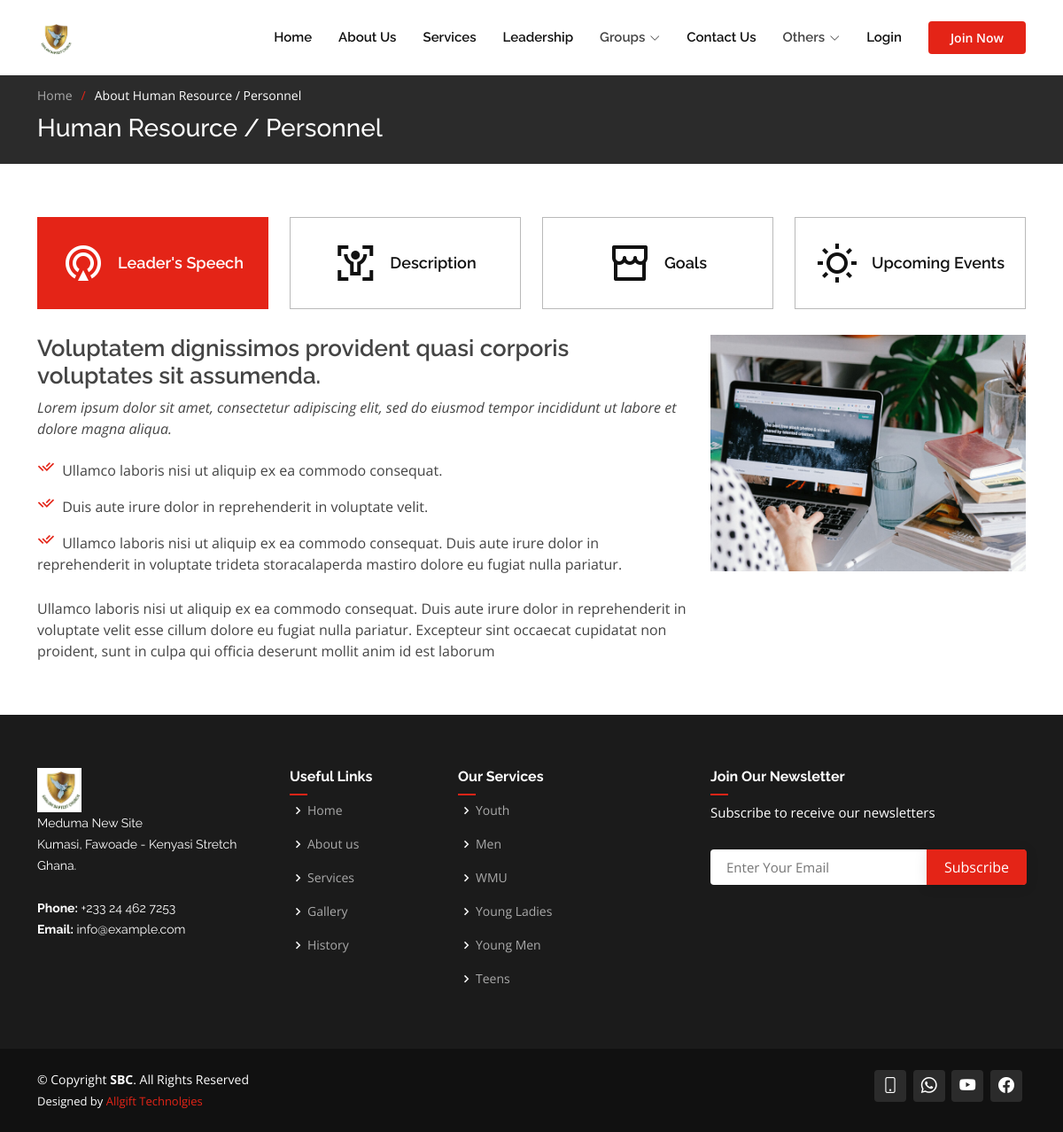
Screenshot of /min_details/1/ with the database file from the repository.
### core/models.py (models this page shows, shortened)
class Ministries(models.Model):
    name = models.CharField(max_length=255)
    goal = models.CharField(max_length=255, blank=True, null=True)
    description = models.TextField(blank=True, null=True)
    speech = models.TextField(blank=True, null=True)
    image = models.ImageField(default='group.png', upload_to='ministries')
    def get_absolute_url(self):
        return reverse('min_details', args=[str(self.id)])

class Auxiliaries(models.Model):
    name = models.CharField(max_length=255)
    designation = models.CharField(max_length=255, blank=True, null=True)
    about_us = models.TextField(blank=True, null=True)
    mission = models.TextField(blank=True, null=True)
    speech = models.TextField(blank=True, null=True)
    deacon = models.ImageField(default='group.png', upload_to='auxiliaries', blank=True, null=True)
    group_img = models.ImageField(default='group.png', upload_to='auxiliaries', blank=True, null=True)
    contribution_target = models.DecimalField(max_digits=8, decimal_places=2, blank=True, null=True)
    def get_absolute_url(self):
        return reverse('aux_details', args=[str(self.id)])

### core/views.py (the view)
# urls.py: path('min_details/<int:id>/', views.min_details, name='min_details'),
def min_details(request, id):
    ministry = Ministries.objects.get(id=id)
    auxiliaries = Auxiliaries.objects.all()
    families = Family.objects.all()
    ministries = Ministries.objects.all()
    context = {
        'ministry': ministry,
        'auxiliaries': auxiliaries,
        'families': families,
        'ministries': ministries,
    }
    return render(request, 'core/ministry_detail.html', context)

### core/models.py (called while the page is built)
    def get_absolute_url(self):
        return reverse('family_details', args=[str(self.id)])

### templates/core/ministry_detail.html (shortened to what this page needs)
{% extends 'base.html' %}
{% load static %}
{% load crispy_forms_tags %}
{% block content %}
    <section class="breadcrumbs">
      <div class="container">
        <ol>
          <li><a href="{% url 'home' %}">Home</a></li>
          <li>About {{ministry.name}}</li>
        </ol>
        <h2>{{ministry.name}}</h2>
      </div>
    </section>
    <section id="tabs" class="tabs">
      <div class="container" data-aos="fade-up">
        <ul class="nav nav-tabs row d-flex">
          <li class="nav-item col-3">
            <a class="nav-link active show" data-bs-toggle="tab" data-bs-target="#tab-1">
              <i class="ri-gps-line"></i>
              <h4 class="d-none d-lg-block">Leader's Speech</h4>
            </a>
          </li>
          <li class="nav-item col-3">
            <a class="nav-link" data-bs-toggle="tab" data-bs-target="#tab-2">
              <i class="ri-body-scan-line"></i>
              <h4 class="d-none d-lg-block">Description</h4>
            </a>
          </li>
          <li class="nav-item col-3">
            <a class="nav-link" data-bs-toggle="tab" data-bs-target="#tab-4">
              <i class="ri-store-line"></i>
              <h4 class="d-none d-lg-block">Goals</h4>
            </a>
          </li>
          <li class="nav-item col-3">
            <a class="nav-link" data-bs-toggle="tab" data-bs-target="#tab-3">
              <i class="ri-sun-line"></i>
              <h4 class="d-none d-lg-block">Upcoming Events</h4>
            </a>
          </li>
        </ul>
        <div class="tab-content">
          <div class="tab-pane active show" id="tab-1">
            <div class="row">
              <div class="col-lg-8 order-2 order-lg-1 mt-3 mt-lg-0" data-aos="fade-up" data-aos-delay="100">
                <h3>Voluptatem dignissimos provident quasi corporis voluptates sit assumenda.</h3>
                <p class="fst-italic">
                  Lorem ipsum dolor sit amet, consectetur adipiscing elit, sed do eiusmod tempor incididunt ut labore et dolore
                  magna aliqua.
                </p>
                <ul>
                  <li><i class="ri-check-double-line"></i> Ullamco laboris nisi ut aliquip ex ea commodo consequat.</li>
                  <li><i class="ri-check-double-line"></i> Duis aute irure dolor in reprehenderit in voluptate velit.</li>
                  <li><i class="ri-check-double-line"></i> Ullamco laboris nisi ut aliquip ex ea commodo consequat. Duis aute irure dolor in reprehenderit in voluptate trideta storacalaperda mastiro dolore eu fugiat nulla pariatur.</li>
                </ul>
                <p>
                  Ullamco laboris nisi ut aliquip ex ea commodo consequat. Duis aute irure dolor in reprehenderit in voluptate
                  velit esse cillum dolore eu fugiat nulla pariatur. Excepteur sint occaecat cupidatat non proident, sunt in
                  culpa qui officia deserunt mollit anim id est laborum
                </p>
              </div>
              <div class="col-lg-4 order-1 order-lg-2 text-center" data-aos="fade-up" data-aos-delay="200">
                <img src="{% static 'assets/img/tabs-1.jpg' %}" alt="" class="img-fluid">
              </div>
            </div>
          </div>
        </div>
      </div>
    </section>
{% endblock content %}

### templates/base.html (shortened to what this page needs)
{% load static %}
<!DOCTYPE html>
<html lang="en">
<head>
  <link href="{% static 'assets/vendor/aos/aos.css' %}" rel="stylesheet">
  <link href="{% static 'assets/vendor/bootstrap/css/bootstrap.min.css' %}" rel="stylesheet">
  <link href="{% static 'assets/vendor/bootstrap-icons/bootstrap-icons.css' %}" rel="stylesheet">
  <link href="{% static 'assets/vendor/boxicons/css/boxicons.min.css' %}" rel="stylesheet">
  <link href="{% static 'assets/vendor/glightbox/css/glightbox.min.css' %}" rel="stylesheet">
  <link href="{% static 'assets/vendor/remixicon/remixicon.css' %}" rel="stylesheet">
  <link href="{% static 'assets/vendor/swiper/swiper-bundle.min.css' %}" rel="stylesheet">
  <link href="{% static 'assets/css/style.css' %}" rel="stylesheet">
</head>
<body>
  <header id="header" class="fixed-top d-flex align-items-center">
    <div class="container d-flex align-items-center">
       <a href="{% url 'home' %}" class="logo me-auto"><img src="{% static 'assets/img/shalom_logo.png' %}" alt=""></a>
      <nav id="navbar" class="navbar order-last order-lg-0">
        <ul>
          <li><a href="{% url 'home' %}#hero">Home</a></li>
          <li><a href="{% url 'home' %}#about">About Us</a></li>
          <li><a href="{% url 'home' %}#services">Services</a></li>
          <li><a href="{% url 'home' %}#team">Leadership</a></li>
          <li class="dropdown"><a><span>Groups</span> <i class="bi bi-chevron-down"></i></a>
          </li>
          <li><a href="{% url 'home' %}#contact">Contact Us</a></li>
          <li class="dropdown"><a><span>Others</span> <i class="bi bi-chevron-down"></i></a>
          </li>
           {% if user.is_authenticated%}
           <li class="dropdown"><a><span>{{user.username}}</span> <i class="bi bi-chevron-down dropdown-indicator"></i></a>
            <ul>
              <li><a href="{% url 'profile' request.user %}">Profile</a></li>
              <li><a href="{% url 'logout' %}">Logout</a></li>
            </ul>
          </li>
          {% else %}
          <li><a href="{% url 'login' %}">Login</a></li>
          {% endif %}
        </ul>
      </nav>
      {% if user.is_authenticated%}
        <a href="" class="get-started-btn scrollto">Donate Now</a>
      {% else %}
        <a href="{% url 'join' %}" class="get-started-btn scrollto">Join Now</a>
      {% endif %}
    </div>
  </header>
  {% block content %}
  {% endblock content %}
  <footer id="footer">
    <div class="footer-top">
      <div class="container">
        <div class="row">
          <div class="col-lg-3 col-md-6 footer-contact">
            <a href="{% url 'home' %}" class="logo me-auto"><img src="{% static 'assets/img/shalom_logo.png' %}" alt="" height="50"></a>
            <p>
              Meduma New Site <br>
              Kumasi, Fawoade - Kenyasi Stretch<br>
              Ghana. <br><br>
              <strong>Phone:</strong> +233 24 462 7253<br>
              <strong>Email:</strong> info@example.com<br>
            </p>
          </div>
          <div class="col-lg-2 col-md-6 footer-links">
            <h4>Useful Links</h4>
            <ul>
              <li><i class="bx bx-chevron-right"></i> <a href="{% url 'home' %}">Home</a></li>
              <li><i class="bx bx-chevron-right"></i> <a href="{% url 'home' %}#about">About us</a></li>
              <li><i class="bx bx-chevron-right"></i> <a href="{% url 'home' %}#services">Services</a></li>
              <li><i class="bx bx-chevron-right"></i> <a href="{% url 'gallery' %}">Gallery</a></li>
              <li><i class="bx bx-chevron-right"></i> <a href="{% url 'history' %}">History</a></li>
            </ul>
          </div>
          <div class="col-lg-3 col-md-6 footer-links">
            <h4>Our Services</h4>
            <ul>
              {% for aux in auxiliaries%}
                <li><i class="bx bx-chevron-right"></i> <a href="{{aux.get_absolute_url}}">{{aux.name}}</a></li>
              {% endfor %}
            </ul>
          </div>
          <div class="col-lg-4 col-md-6 footer-newsletter">
            <h4>Join Our Newsletter</h4>
            <p>Subscribe to receive our newsletters</p>
            <form action="{% url 'subscribers' %}" method="post">
              <input type="email" name="email" placeholder="Enter Your Email">
              <input type="submit" value="Subscribe">
            </form>
          </div>
        </div>
      </div>
    </div>
    <div class="container d-md-flex py-4">
      <div class="me-md-auto text-center text-md-start">
        <div class="copyright">
          &copy; Copyright <strong><span>SBC</span></strong>. All Rights Reserved
        </div>
        <div class="credits">
          Designed by <a href="https://allgifttechnologies.com/">Allgift Technolgies</a>
        </div>
      </div>
      <div class="social-links text-center text-md-end pt-3 pt-md-0">
        {% if user.is_authenticated %}
            <a href="tel:+233244627253" class="google-plus"><i class="bi bi-phone"></i></a>
          {% else %}
            <a href="tel:+233244627253" class="google-plus"><i class="bi bi-phone"></i></a>
          {% endif %}
          <a href="https://api.whatsapp.com/send?phone=233244627253" class="google-plus"><i class="bi bi-whatsapp"></i></a>
          <a href="https://www.youtube.com/@shalombaptistchurch6140/videos" class="google-plus" target="_blank"><i class="bi bi-youtube"></i></a>
          <a href="https://web.facebook.com/baptistshalom?_rdc=1&_rdr" class="facebook" target="_blank"><i class="bi bi-facebook"></i></a>
      </div>
    </div>
  </footer>
</body>
</html>

### rows the page displays
Ministries: name "Human Resource / Personnel"
Auxiliaries: name "Youth"
Auxiliaries: name "Men"
Auxiliaries: name "WMU"
Auxiliaries: name "Young Ladies"
Auxiliaries: name "Young Men"
Auxiliaries: name "Teens"
